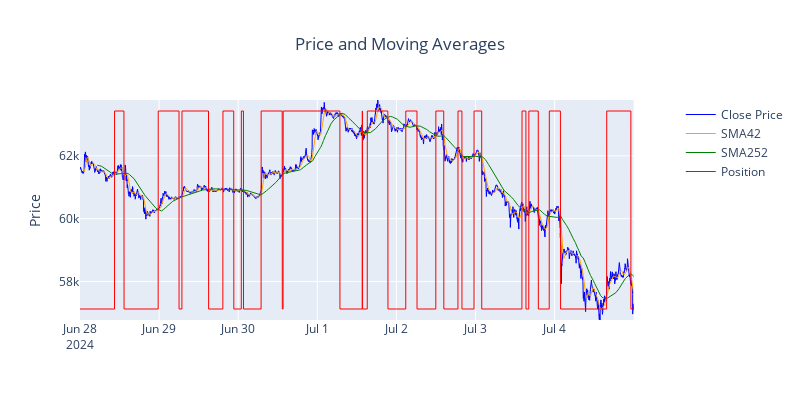

The notebook cell saved with this chart:
### Code cell
# Plot the graph
plot_graph(df)

### Figure 1 — Plotly figure (JSON) as saved in the notebook; plotly's stock layout.template omitted (floating-point values rounded to 4 significant figures; data arrays with more than 128 entries replaced by an {"elided": "..."} marker saying what was removed)
{"data": [{"line": {"color": "blue", "width": 1}, "mode": "lines", "name": "Close Price", "type": "scatter", "x": {"elided": "7239 str values"}, "xaxis": "x", "y": {"elided": "7239 float values"}, "yaxis": "y"}, {"line": {"color": "orange", "width": 1}, "mode": "lines", "name": "SMA42", "type": "scatter", "x": {"elided": "7239 str values"}, "xaxis": "x", "y": {"elided": "7239 float values"}, "yaxis": "y"}, {"line": {"color": "green", "width": 1}, "mode": "lines", "name": "SMA252", "type": "scatter", "x": {"elided": "7239 str values"}, "xaxis": "x", "y": {"elided": "7239 float values"}, "yaxis": "y"}, {"line": {"color": "red", "width": 1}, "mode": "lines", "name": "Position", "type": "scatter", "x": {"elided": "7239 str values"}, "xaxis": "x", "y": {"elided": "7239 int values"}, "yaxis": "y2"}], "layout": {"autosize": false, "height": 400, "title": {"text": "Price and Moving Averages", "x": 0.5}, "width": 800, "xaxis": {"anchor": "y", "domain": [0, 0.94]}, "yaxis": {"anchor": "x", "domain": [0, 1], "range": [56780.0, 63780.0], "title": {"text": "Price"}}, "yaxis2": {"anchor": "x", "overlaying": "y", "side": "right", "title": {"text": "Position"}, "visible": false}}}
